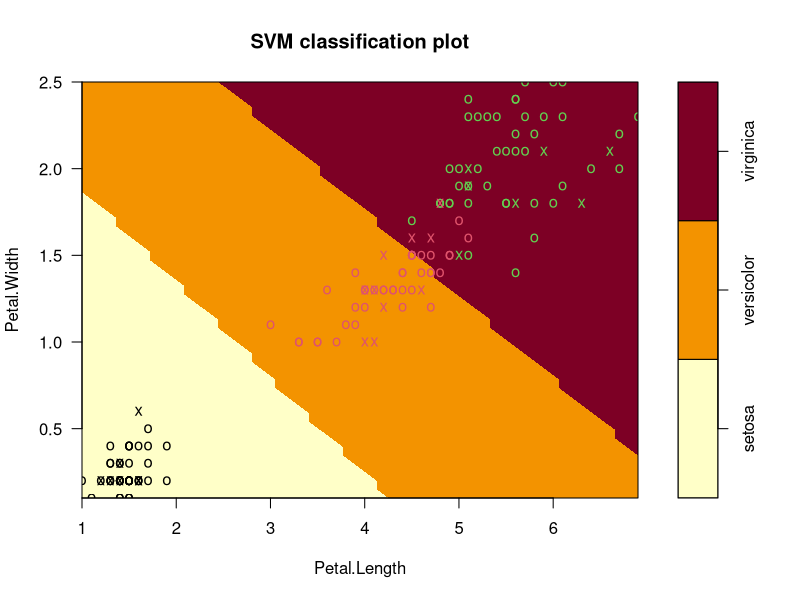

Write R code to recreate this figure.
library(datasets)
library(caTools)
library(e1071)

data("iris")
print(head(iris))

sample_data = sample.split(iris, SplitRatio = 0.8)
train_data <- subset(iris, sample_data == TRUE)
test_data <- subset(iris, sample_data == FALSE)

classifier = svm(formula = Species ~ .,
                 data = train_data,
                 type = 'C-classification',
                 kernel = 'linear')
y_pred = predict(classifier, newdata = test_data)
print(classifier)
plot(classifier, data=iris,
     Petal.Width~Petal.Length,
     slice = list(Sepal.Width=3, Sepal.Length=4),

)
